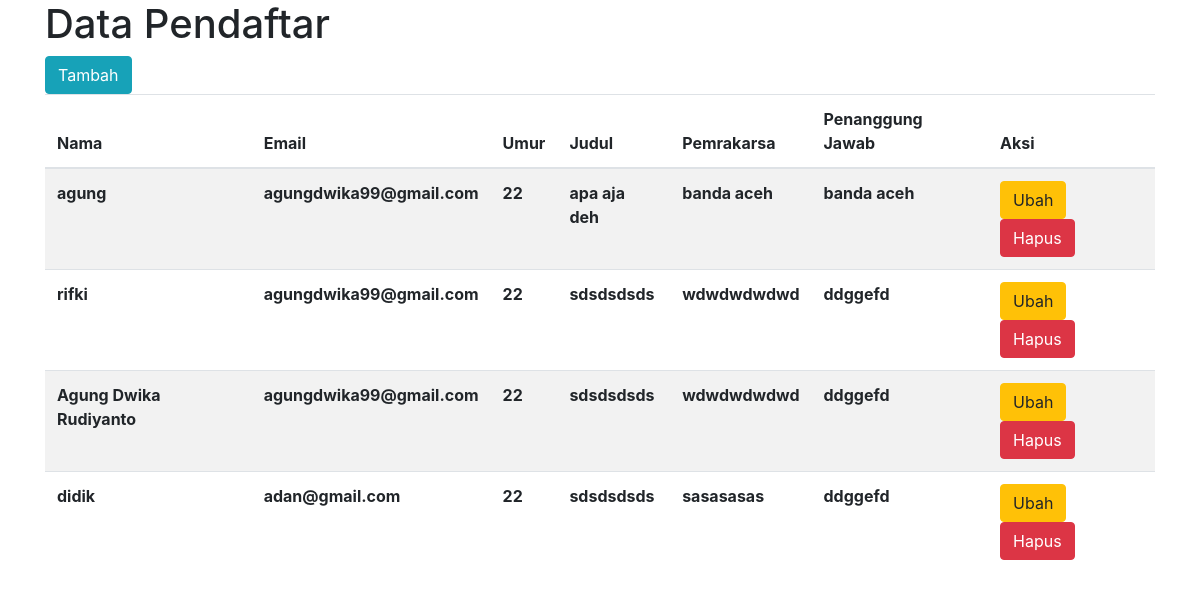
/index.php/pendaftar, run on the app's committed database.
### tables this page shows
CREATE TABLE `pendaftar` (
  `id` int(11) NOT NULL,
  `nama` varchar(100) NOT NULL,
  `email` varchar(100) NOT NULL,
  `umur` varchar(100) NOT NULL,
  `judul` varchar(100) NOT NULL,
  `pemrakarsa` varchar(100) NOT NULL,
  `penanggung_jawab` varchar(100) NOT NULL
);

### application/controllers/Pendaftar.php (called while the page is built, shortened)
<?php
class Pendaftar extends CI_Controller {
  public function __construct()
  {
    $this->load->model('pendaftar_model');
  }
  public function index()
  {
    $data['judul'] = "Data Pendaftar";
    $data['pendaftar'] = $this->pendaftar_model->get_data();
    $this->load->view('pendaftar_view',$data);
  }
}
?>

### index.php (called while the page is built, shortened)
<?php
require_once BASEPATH.'core/CodeIgniter.php';

### application/models/Pendaftar_model.php (called while the page is built, shortened)
<?php
class Pendaftar_model extends CI_Model {
  public function get_data(){
    $result = $this->db->get('pendaftar');
    return $result;
  }
}
?>

### application/views/pendaftar_view.php (the view, shortened to what this page needs)
<!DOCTYPE html>
<html lang="en">
<head>
  <link rel="stylesheet" href="<?php echo base_url('assets/css/bootstrap.min.css'); ?>">
</head>
<body>
  <div class="container">
    <h1><?php echo $judul; ?></h1>
    <a href="<?php echo site_url('pendaftar/btn_tambah'); ?>" class="btn btn-info">Tambah</a>
    <table class="table table-striped">
      <thead>
        <tr>
          <th>Nama</th>
          <th>Email</th>
          <th>Umur</th>
          <th>Judul</th>
          <th>Pemrakarsa</th>
          <th>Penanggung Jawab</th>
          <th>Aksi</th>
        </tr>
      </thead>
      <tbody>
        <?php foreach ($pendaftar->result() as $row) : ?>
          <tr>
            <th><?php echo $row->nama; ?></th>
            <th><?php echo $row->email; ?></th>
            <th><?php echo $row->umur; ?></th>
            <th><?php echo $row->judul; ?></th>
            <th><?php echo $row->pemrakarsa; ?></th>
            <th><?php echo $row->penanggung_jawab; ?></th>
            <td><a href="<?php echo site_url('pendaftar/get_ubah/' . $row->id); ?>" class="btn btn-warning">Ubah</a>
              <a href="<?php echo site_url('pendaftar/delete/' . $row->id); ?>" class="btn btn-danger">Hapus</a>
            </td>
          </tr>
        <?php endforeach; ?>
      </tbody>
    </table>
  </div>
</body>
</html>

### data on the page
pendaftar: nama "agung", email "agungdwika99@gmail.com", umur "22", judul "apa aja deh", pemrakarsa "banda aceh", penanggung_jawab "banda aceh"
pendaftar: nama "rifki", email "agungdwika99@gmail.com", umur "22", judul "sdsdsdsds", pemrakarsa "wdwdwdwdwd", penanggung_jawab "ddggefd"
pendaftar: nama "Agung Dwika Rudiyanto", email "agungdwika99@gmail.com", umur "22", judul "sdsdsdsds", pemrakarsa "wdwdwdwdwd", penanggung_jawab "ddggefd"
pendaftar: nama "didik", email "adan@gmail.com", umur "22", judul "sdsdsdsds", pemrakarsa "sasasasas", penanggung_jawab "ddggefd"

### other printed values
$judul "Data Pendaftar"
